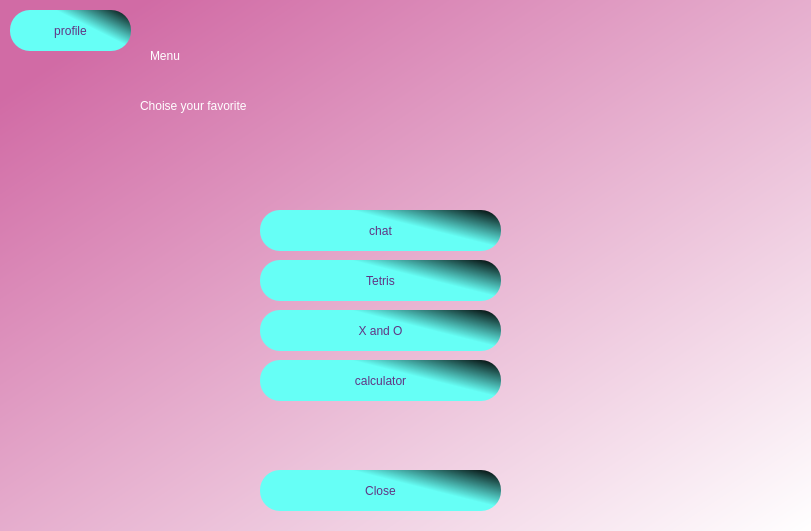
<?xml version="1.0" encoding="UTF-8"?>
<ui version="4.0">
 <class>Dialog</class>
 <widget class="QDialog" name="Dialog">
  <property name="geometry">
   <rect>
    <x>0</x>
    <y>0</y>
    <width>811</width>
    <height>531</height>
   </rect>
  </property>
  <property name="windowTitle">
   <string>Dialog</string>
  </property>
  <widget class="QWidget" name="bgwidget" native="true">
   <property name="geometry">
    <rect>
     <x>-10</x>
     <y>0</y>
     <width>831</width>
     <height>541</height>
    </rect>
   </property>
   <property name="styleSheet">
    <string notr="true">QWidget#bgwidget{
background-color: qlineargradient(spread:pad, x1:0.091, y1:0.101636, x2:0.991379, y2:0.977, stop:0 rgba(209, 107, 165, 255), stop:1 rgba(255, 255, 255, 255));}</string>
   </property>
   <widget class="QLabel" name="label">
    <property name="geometry">
     <rect>
      <x>160</x>
      <y>20</y>
      <width>251</width>
      <height>71</height>
     </rect>
    </property>
    <property name="styleSheet">
     <string notr="true">font: 75 36pt &quot;Ubuntu&quot;;
color: rgb(255, 255, 255);</string>
    </property>
    <property name="text">
     <string>Menu</string>
    </property>
   </widget>
   <widget class="QLabel" name="label_2">
    <property name="geometry">
     <rect>
      <x>150</x>
      <y>90</y>
      <width>381</width>
      <height>31</height>
     </rect>
    </property>
    <property name="styleSheet">
     <string notr="true">font: 75 17pt &quot;Ubuntu&quot;;color:rgb(255, 255, 255)</string>
    </property>
    <property name="text">
     <string>Choise your favorite</string>
    </property>
   </widget>
   <widget class="QPushButton" name="chatfeld">
    <property name="geometry">
     <rect>
      <x>270</x>
      <y>210</y>
      <width>241</width>
      <height>41</height>
     </rect>
    </property>
    <property name="styleSheet">
     <string notr="true">border-radius:20px;
background-color: qlineargradient(spread:pad, x1:0.573, y1:0.289773, x2:1, y2:0, stop:0 rgba(102, 255, 246, 255), stop:0.98 rgba(0, 0, 0, 255), stop:1 rgba(235, 148, 61, 255));
font: 75 16pt &quot;Ubuntu&quot;;
color:rgb(97, 53, 131)</string>
    </property>
    <property name="text">
     <string>chat</string>
    </property>
   </widget>
   <widget class="QPushButton" name="tetrisfeld">
    <property name="geometry">
     <rect>
      <x>270</x>
      <y>260</y>
      <width>241</width>
      <height>41</height>
     </rect>
    </property>
    <property name="styleSheet">
     <string notr="true">border-radius:20px;
background-color: qlineargradient(spread:pad, x1:0.573, y1:0.289773, x2:1, y2:0, stop:0 rgba(102, 255, 246, 255), stop:0.98 rgba(0, 0, 0, 255), stop:1 rgba(235, 148, 61, 255));
font: 75 16pt &quot;Ubuntu&quot;;
color:rgb(97, 53, 131)</string>
    </property>
    <property name="text">
     <string>Tetris</string>
    </property>
   </widget>
   <widget class="QPushButton" name="xofeld">
    <property name="geometry">
     <rect>
      <x>270</x>
      <y>310</y>
      <width>241</width>
      <height>41</height>
     </rect>
    </property>
    <property name="styleSheet">
     <string notr="true">border-radius:20px;
background-color: qlineargradient(spread:pad, x1:0.573, y1:0.289773, x2:1, y2:0, stop:0 rgba(102, 255, 246, 255), stop:0.98 rgba(0, 0, 0, 255), stop:1 rgba(235, 148, 61, 255));
font: 75 16pt &quot;Ubuntu&quot;;
color:rgb(97, 53, 131)</string>
    </property>
    <property name="text">
     <string>X and O</string>
    </property>
   </widget>
   <widget class="QPushButton" name="calculator">
    <property name="geometry">
     <rect>
      <x>270</x>
      <y>360</y>
      <width>241</width>
      <height>41</height>
     </rect>
    </property>
    <property name="styleSheet">
     <string notr="true">border-radius:20px;
background-color: qlineargradient(spread:pad, x1:0.573, y1:0.289773, x2:1, y2:0, stop:0 rgba(102, 255, 246, 255), stop:0.98 rgba(0, 0, 0, 255), stop:1 rgba(235, 148, 61, 255));
font: 75 16pt &quot;Ubuntu&quot;;
color:rgb(97, 53, 131)</string>
    </property>
    <property name="text">
     <string>calculator</string>
    </property>
   </widget>
   <widget class="QPushButton" name="login_6">
    <property name="geometry">
     <rect>
      <x>270</x>
      <y>470</y>
      <width>241</width>
      <height>41</height>
     </rect>
    </property>
    <property name="styleSheet">
     <string notr="true">border-radius:20px;
background-color: qlineargradient(spread:pad, x1:0.573, y1:0.289773, x2:1, y2:0, stop:0 rgba(102, 255, 246, 255), stop:0.98 rgba(0, 0, 0, 255), stop:1 rgba(235, 148, 61, 255));
font: 75 16pt &quot;Ubuntu&quot;;
color:rgb(97, 53, 131)</string>
    </property>
    <property name="text">
     <string>Close</string>
    </property>
   </widget>
   <widget class="QPushButton" name="profilefeld">
    <property name="geometry">
     <rect>
      <x>20</x>
      <y>10</y>
      <width>121</width>
      <height>41</height>
     </rect>
    </property>
    <property name="styleSheet">
     <string notr="true">border-radius:20px;
background-color: qlineargradient(spread:pad, x1:0.573, y1:0.289773, x2:1, y2:0, stop:0 rgba(102, 255, 246, 255), stop:0.98 rgba(0, 0, 0, 255), stop:1 rgba(235, 148, 61, 255));
font: 75 16pt &quot;Ubuntu&quot;;
color:rgb(97, 53, 131)</string>
    </property>
    <property name="text">
     <string>profile</string>
    </property>
   </widget>
  </widget>
 </widget>
 <resources/>
 <connections/>
</ui>
